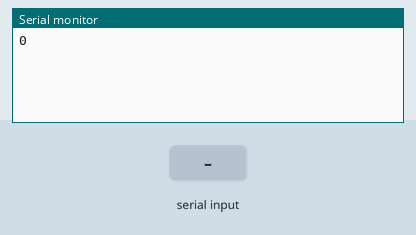
A sketch run on a simulated Arduino Uno, built with avr-gcc and run on an emulated ATmega328P. On the bench: the last lines printed to the serial monitor. Inputs (shaded band) come from the test bench.

Above: at 1.2 s.
1.3 s: "90,45\n" received over Serial
At 2.7 s:
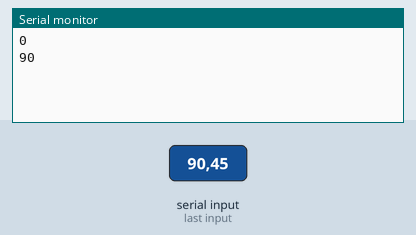
2.8 s: "30,150\n" received over Serial
At 4.6 s:
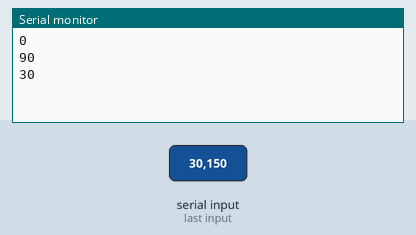
Timing chart, 0 to 6.1 s (numbered marks = the images above; inputs shaded):
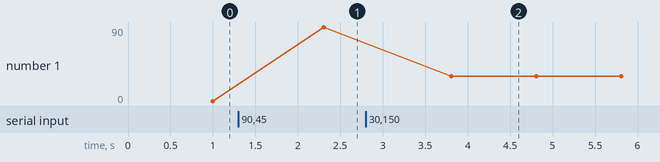

Measured:
- after the input at 1.3 s, the serial monitor: prints a new line after 1.0 s (image 1)
- after the input at 2.8 s, the serial monitor: prints a new line after 1.0 s (image 2)
- plotted number 1: 0 → 90 after the input at 1.3 s, 90 → 30 after the input at 2.8 s

The sketch:

serialdemo1.ino
```cpp
const int buffer_size = 10;
char in_buff[buffer_size];

void setup() {
  // put your setup code here, to run once:
  Serial.begin(9600);
}

void loop() {
  Serial.readBytes(in_buff, buffer_size);
  Serial.println(atoi(in_buff));
}
```
